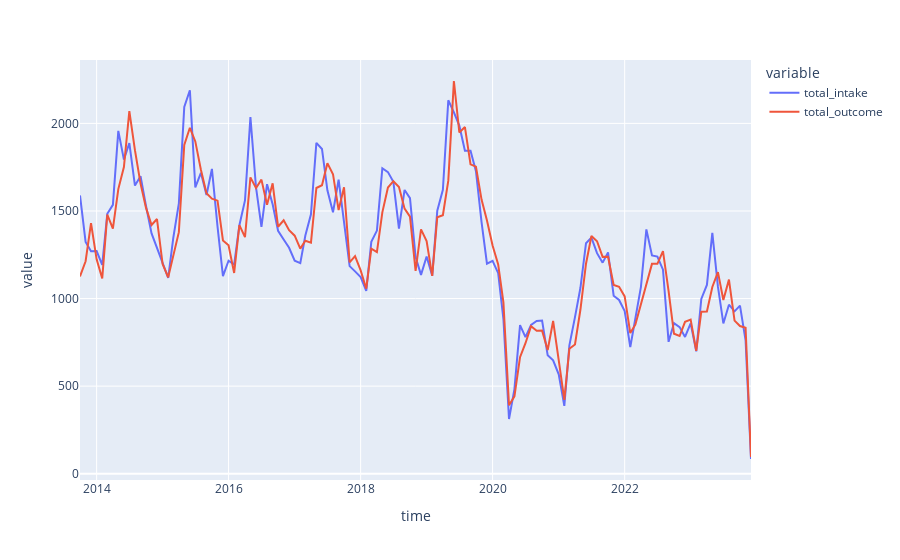

Notebook cell for this chart:
### Code cell
fig = px.line(no_kill_by_ym,
              x="time",
              y=["total_intake", "total_outcome"])
fig.show()
